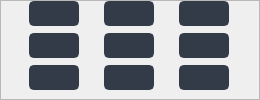
                      <widget class="QFrame" name="frame_8">
                       <property name="frameShape">
                        <enum>QFrame::StyledPanel</enum>
                       </property>
                       <property name="frameShadow">
                        <enum>QFrame::Raised</enum>
                       </property>
                       <widget class="QWidget" name="gridLayoutWidget_7">
                        <property name="geometry">
                         <rect>
                          <x>10</x>
                          <y>0</y>
                          <width>241</width>
                          <height>91</height>
                         </rect>
                        </property>
                        <layout class="QGridLayout" name="gridLayout_9">
                         <item row="1" column="0">
                          <widget class="QPushButton" name="save_frame_callibration_4">
                           <property name="sizePolicy">
                            <sizepolicy hsizetype="Fixed" vsizetype="Fixed">
                             <horstretch>0</horstretch>
                             <verstretch>0</verstretch>
                            </sizepolicy>
                           </property>
                           <property name="minimumSize">
                            <size>
                             <width>50</width>
                             <height>25</height>
                            </size>
                           </property>
                           <property name="maximumSize">
                            <size>
                             <width>50</width>
                             <height>25</height>
                            </size>
                           </property>
                           <property name="font">
                            <font>
                             <family>Segoe UI</family>
                             <pointsize>9</pointsize>
                            </font>
                           </property>
                           <property name="styleSheet">
                            <string notr="true">QPushButton {
	border: 2px solid rgb(52, 59, 72);
	border-radius: 5px;	
	background-color: rgb(52, 59, 72);
}
QPushButton:hover {
	background-color: rgb(57, 65, 80);
	border: 2px solid rgb(61, 70, 86);
}
QPushButton:pressed {	
	background-color: rgb(35, 40, 49);
	border: 2px solid rgb(43, 50, 61);
}
QPushButton:checked {	
	background-color: rgb(85, 87, 83);
	border: 2px solid rgb(43, 50, 61);
}</string>
                           </property>
                           <property name="text">
                            <string/>
                           </property>
                           <property name="icon">
                            <iconset resource="files.qrc">
                             <normaloff>:/16x16/icons/16x16/cil-chevron-left.png</normaloff>:/16x16/icons/16x16/cil-chevron-left.png</iconset>
                           </property>
                           <property name="checkable">
                            <bool>true</bool>
                           </property>
                           <property name="checked">
                            <bool>false</bool>
                           </property>
                           <property name="autoDefault">
                            <bool>false</bool>
                           </property>
                           <property name="default">
                            <bool>false</bool>
                           </property>
                           <property name="flat">
                            <bool>false</bool>
                           </property>
                          </widget>
                         </item>
                         <item row="0" column="2">
                          <widget class="QPushButton" name="save_frame_callibration_3">
                           <property name="sizePolicy">
                            <sizepolicy hsizetype="Fixed" vsizetype="Fixed">
                             <horstretch>0</horstretch>
                             <verstretch>0</verstretch>
                            </sizepolicy>
                           </property>
                           <property name="minimumSize">
                            <size>
                             <width>50</width>
                             <height>25</height>
                            </size>
                           </property>
                           <property name="maximumSize">
                            <size>
                             <width>50</width>
                             <height>25</height>
                            </size>
                           </property>
                           <property name="font">
                            <font>
                             <family>Segoe UI</family>
                             <pointsize>9</pointsize>
                            </font>
                           </property>
                           <property name="styleSheet">
                            <string notr="true">QPushButton {
	border: 2px solid rgb(52, 59, 72);
	border-radius: 5px;	
	background-color: rgb(52, 59, 72);
}
QPushButton:hover {
	background-color: rgb(57, 65, 80);
	border: 2px solid rgb(61, 70, 86);
}
QPushButton:pressed {	
	background-color: rgb(35, 40, 49);
	border: 2px solid rgb(43, 50, 61);
}
QPushButton:checked {	
	background-color: rgb(85, 87, 83);
	border: 2px solid rgb(43, 50, 61);
}</string>
                           </property>
                           <property name="text">
                            <string/>
                           </property>
                           <property name="checkable">
                            <bool>true</bool>
                           </property>
                           <property name="checked">
                            <bool>false</bool>
                           </property>
                           <property name="autoDefault">
                            <bool>false</bool>
                           </property>
                           <property name="default">
                            <bool>false</bool>
                           </property>
                           <property name="flat">
                            <bool>false</bool>
                           </property>
                          </widget>
                         </item>
                         <item row="1" column="1">
                          <widget class="QPushButton" name="save_frame_callibration_5">
                           <property name="sizePolicy">
                            <sizepolicy hsizetype="Fixed" vsizetype="Fixed">
                             <horstretch>0</horstretch>
                             <verstretch>0</verstretch>
                            </sizepolicy>
                           </property>
                           <property name="minimumSize">
                            <size>
                             <width>50</width>
                             <height>25</height>
                            </size>
                           </property>
                           <property name="maximumSize">
                            <size>
                             <width>50</width>
                             <height>25</height>
                            </size>
                           </property>
                           <property name="font">
                            <font>
                             <family>Segoe UI</family>
                             <pointsize>9</pointsize>
                            </font>
                           </property>
                           <property name="styleSheet">
                            <string notr="true">QPushButton {
	border: 2px solid rgb(52, 59, 72);
	border-radius: 5px;	
	background-color: rgb(52, 59, 72);
}
QPushButton:hover {
	background-color: rgb(57, 65, 80);
	border: 2px solid rgb(61, 70, 86);
}
QPushButton:pressed {	
	background-color: rgb(35, 40, 49);
	border: 2px solid rgb(43, 50, 61);
}
QPushButton:checked {	
	background-color: rgb(85, 87, 83);
	border: 2px solid rgb(43, 50, 61);
}</string>
                           </property>
                           <property name="text">
                            <string/>
                           </property>
                           <property name="checkable">
                            <bool>true</bool>
                           </property>
                           <property name="checked">
                            <bool>false</bool>
                           </property>
                           <property name="autoDefault">
                            <bool>false</bool>
                           </property>
                           <property name="default">
                            <bool>false</bool>
                           </property>
                           <property name="flat">
                            <bool>false</bool>
                           </property>
                          </widget>
                         </item>
                         <item row="0" column="1">
                          <widget class="QPushButton" name="save_frame_callibration_2">
                           <property name="sizePolicy">
                            <sizepolicy hsizetype="Fixed" vsizetype="Fixed">
                             <horstretch>0</horstretch>
                             <verstretch>0</verstretch>
                            </sizepolicy>
                           </property>
                           <property name="minimumSize">
                            <size>
                             <width>50</width>
                             <height>25</height>
                            </size>
                           </property>
                           <property name="maximumSize">
                            <size>
                             <width>50</width>
                             <height>25</height>
                            </size>
                           </property>
                           <property name="font">
                            <font>
                             <family>Segoe UI</family>
                             <pointsize>9</pointsize>
                            </font>
                           </property>
                           <property name="styleSheet">
                            <string notr="true">QPushButton {
	border: 2px solid rgb(52, 59, 72);
	border-radius: 5px;	
	background-color: rgb(52, 59, 72);
}
QPushButton:hover {
	background-color: rgb(57, 65, 80);
	border: 2px solid rgb(61, 70, 86);
}
QPushButton:pressed {	
	background-color: rgb(35, 40, 49);
	border: 2px solid rgb(43, 50, 61);
}
QPushButton:checked {	
	background-color: rgb(85, 87, 83);
	border: 2px solid rgb(43, 50, 61);
}</string>
                           </property>
                           <property name="text">
                            <string/>
                           </property>
                           <property name="icon">
                            <iconset resource="files.qrc">
                             <normaloff>:/16x16/icons/16x16/cil-chevron-top.png</normaloff>:/16x16/icons/16x16/cil-chevron-top.png</iconset>
                           </property>
                           <property name="checkable">
                            <bool>true</bool>
                           </property>
                           <property name="checked">
                            <bool>false</bool>
                           </property>
                           <property name="autoDefault">
                            <bool>false</bool>
                           </property>
                           <property name="default">
                            <bool>false</bool>
                           </property>
                           <property name="flat">
                            <bool>false</bool>
                           </property>
                          </widget>
                         </item>
                         <item row="1" column="2">
                          <widget class="QPushButton" name="save_frame_callibration_6">
                           <property name="sizePolicy">
                            <sizepolicy hsizetype="Fixed" vsizetype="Fixed">
                             <horstretch>0</horstretch>
                             <verstretch>0</verstretch>
                            </sizepolicy>
                           </property>
                           <property name="minimumSize">
                            <size>
                             <width>50</width>
                             <height>25</height>
                            </size>
                           </property>
                           <property name="maximumSize">
                            <size>
                             <width>50</width>
                             <height>25</height>
                            </size>
                           </property>
                           <property name="font">
                            <font>
                             <family>Segoe UI</family>
                             <pointsize>9</pointsize>
                            </font>
                           </property>
                           <property name="styleSheet">
                            <string notr="true">QPushButton {
	border: 2px solid rgb(52, 59, 72);
	border-radius: 5px;	
	background-color: rgb(52, 59, 72);
}
QPushButton:hover {
	background-color: rgb(57, 65, 80);
	border: 2px solid rgb(61, 70, 86);
}
QPushButton:pressed {	
	background-color: rgb(35, 40, 49);
	border: 2px solid rgb(43, 50, 61);
}
QPushButton:checked {	
	background-color: rgb(85, 87, 83);
	border: 2px solid rgb(43, 50, 61);
}</string>
                           </property>
                           <property name="text">
                            <string/>
                           </property>
                           <property name="icon">
                            <iconset resource="files.qrc">
                             <normaloff>:/16x16/icons/16x16/cil-chevron-right.png</normaloff>:/16x16/icons/16x16/cil-chevron-right.png</iconset>
                           </property>
                           <property name="checkable">
                            <bool>true</bool>
                           </property>
                           <property name="checked">
                            <bool>false</bool>
                           </property>
                           <property name="autoDefault">
                            <bool>false</bool>
                           </property>
                           <property name="default">
                            <bool>false</bool>
                           </property>
                           <property name="flat">
                            <bool>false</bool>
                           </property>
                          </widget>
                         </item>
                         <item row="0" column="0">
                          <widget class="QPushButton" name="save_frame_callibration_1">
                           <property name="sizePolicy">
                            <sizepolicy hsizetype="Fixed" vsizetype="Fixed">
                             <horstretch>0</horstretch>
                             <verstretch>0</verstretch>
                            </sizepolicy>
                           </property>
                           <property name="minimumSize">
                            <size>
                             <width>50</width>
                             <height>25</height>
                            </size>
                           </property>
                           <property name="maximumSize">
                            <size>
                             <width>50</width>
                             <height>25</height>
                            </size>
                           </property>
                           <property name="font">
                            <font>
                             <family>Segoe UI</family>
                             <pointsize>9</pointsize>
                            </font>
                           </property>
                           <property name="styleSheet">
                            <string notr="true">QPushButton {
	border: 2px solid rgb(52, 59, 72);
	border-radius: 5px;	
	background-color: rgb(52, 59, 72);
}
QPushButton:hover {
	background-color: rgb(57, 65, 80);
	border: 2px solid rgb(61, 70, 86);
}
QPushButton:pressed {	
	background-color: rgb(35, 40, 49);
	border: 2px solid rgb(43, 50, 61);
}
QPushButton:checked {	
	background-color: rgb(85, 87, 83);
	border: 2px solid rgb(43, 50, 61);
}</string>
                           </property>
                           <property name="text">
                            <string/>
                           </property>
                           <property name="checkable">
                            <bool>true</bool>
                           </property>
                           <property name="checked">
                            <bool>false</bool>
                           </property>
                           <property name="autoDefault">
                            <bool>false</bool>
                           </property>
                           <property name="default">
                            <bool>false</bool>
                           </property>
                           <property name="flat">
                            <bool>false</bool>
                           </property>
                          </widget>
                         </item>
                         <item row="2" column="0">
                          <widget class="QPushButton" name="save_frame_callibration_7">
                           <property name="sizePolicy">
                            <sizepolicy hsizetype="Fixed" vsizetype="Fixed">
                             <horstretch>0</horstretch>
                             <verstretch>0</verstretch>
                            </sizepolicy>
                           </property>
                           <property name="minimumSize">
                            <size>
                             <width>50</width>
                             <height>25</height>
                            </size>
                           </property>
                           <property name="maximumSize">
                            <size>
                             <width>50</width>
                             <height>25</height>
                            </size>
                           </property>
                           <property name="font">
                            <font>
                             <family>Segoe UI</family>
                             <pointsize>9</pointsize>
                            </font>
                           </property>
                           <property name="styleSheet">
                            <string notr="true">QPushButton {
	border: 2px solid rgb(52, 59, 72);
	border-radius: 5px;	
	background-color: rgb(52, 59, 72);
}
QPushButton:hover {
	background-color: rgb(57, 65, 80);
	border: 2px solid rgb(61, 70, 86);
}
QPushButton:pressed {	
	background-color: rgb(35, 40, 49);
	border: 2px solid rgb(43, 50, 61);
}
QPushButton:checked {	
	background-color: rgb(85, 87, 83);
	border: 2px solid rgb(43, 50, 61);
}</string>
                           </property>
                           <property name="text">
                            <string/>
                           </property>
                           <property name="checkable">
                            <bool>true</bool>
                           </property>
                           <property name="checked">
                            <bool>false</bool>
                           </property>
                           <property name="autoDefault">
                            <bool>false</bool>
                           </property>
                           <property name="default">
                            <bool>false</bool>
                           </property>
                           <property name="flat">
                            <bool>false</bool>
                           </property>
                          </widget>
                         </item>
                         <item row="2" column="1">
                          <widget class="QPushButton" name="save_frame_callibration_8">
                           <property name="sizePolicy">
                            <sizepolicy hsizetype="Fixed" vsizetype="Fixed">
                             <horstretch>0</horstretch>
                             <verstretch>0</verstretch>
                            </sizepolicy>
                           </property>
                           <property name="minimumSize">
                            <size>
                             <width>50</width>
                             <height>25</height>
                            </size>
                           </property>
                           <property name="maximumSize">
                            <size>
                             <width>50</width>
                             <height>25</height>
                            </size>
                           </property>
                           <property name="font">
                            <font>
                             <family>Segoe UI</family>
                             <pointsize>9</pointsize>
                            </font>
                           </property>
                           <property name="styleSheet">
                            <string notr="true">QPushButton {
	border: 2px solid rgb(52, 59, 72);
	border-radius: 5px;	
	background-color: rgb(52, 59, 72);
}
QPushButton:hover {
	background-color: rgb(57, 65, 80);
	border: 2px solid rgb(61, 70, 86);
}
QPushButton:pressed {	
	background-color: rgb(35, 40, 49);
	border: 2px solid rgb(43, 50, 61);
}
QPushButton:checked {	
	background-color: rgb(85, 87, 83);
	border: 2px solid rgb(43, 50, 61);
}</string>
                           </property>
                           <property name="text">
                            <string/>
                           </property>
                           <property name="icon">
                            <iconset resource="files.qrc">
                             <normaloff>:/16x16/icons/16x16/cil-chevron-bottom.png</normaloff>:/16x16/icons/16x16/cil-chevron-bottom.png</iconset>
                           </property>
                           <property name="checkable">
                            <bool>true</bool>
                           </property>
                           <property name="checked">
                            <bool>false</bool>
                           </property>
                           <property name="autoDefault">
                            <bool>false</bool>
                           </property>
                           <property name="default">
                            <bool>false</bool>
                           </property>
                           <property name="flat">
                            <bool>false</bool>
                           </property>
                          </widget>
                         </item>
                         <item row="2" column="2">
                          <widget class="QPushButton" name="save_frame_callibration_9">
                           <property name="sizePolicy">
                            <sizepolicy hsizetype="Fixed" vsizetype="Fixed">
                             <horstretch>0</horstretch>
                             <verstretch>0</verstretch>
                            </sizepolicy>
                           </property>
                           <property name="minimumSize">
                            <size>
                             <width>50</width>
                             <height>25</height>
                            </size>
                           </property>
                           <property name="maximumSize">
                            <size>
                             <width>50</width>
                             <height>25</height>
                            </size>
                           </property>
                           <property name="font">
                            <font>
                             <family>Segoe UI</family>
                             <pointsize>9</pointsize>
                            </font>
                           </property>
                           <property name="styleSheet">
                            <string notr="true">QPushButton {
	border: 2px solid rgb(52, 59, 72);
	border-radius: 5px;	
	background-color: rgb(52, 59, 72);
}
QPushButton:hover {
	background-color: rgb(57, 65, 80);
	border: 2px solid rgb(61, 70, 86);
}
QPushButton:pressed {	
	background-color: rgb(35, 40, 49);
	border: 2px solid rgb(43, 50, 61);
}
QPushButton:checked {	
	background-color: rgb(85, 87, 83);
	border: 2px solid rgb(43, 50, 61);
}</string>
                           </property>
                           <property name="text">
                            <string/>
                           </property>
                           <property name="checkable">
                            <bool>true</bool>
                           </property>
                           <property name="checked">
                            <bool>false</bool>
                           </property>
                           <property name="autoDefault">
                            <bool>false</bool>
                           </property>
                           <property name="default">
                            <bool>false</bool>
                           </property>
                           <property name="flat">
                            <bool>false</bool>
                           </property>
                          </widget>
                         </item>
                        </layout>
                       </widget>
                      </widget>
